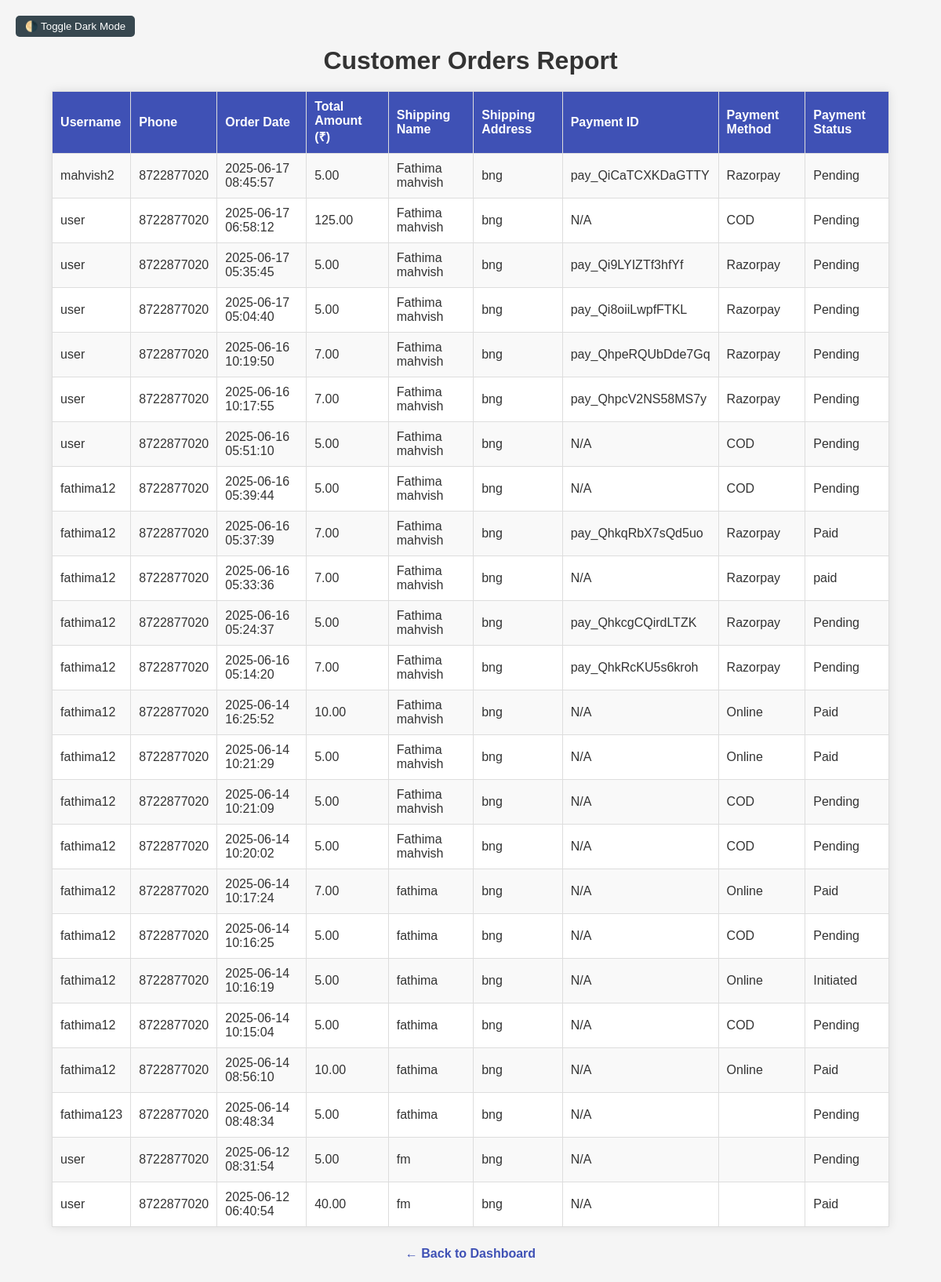
The app's page /report.php (signed in) with its own data.
### tables this page shows
CREATE TABLE `orders` (
  `id` int(11) NOT NULL,
  `user_id` int(11) DEFAULT NULL,
  `order_date` timestamp NOT NULL DEFAULT current_timestamp(),
  `total_amount` decimal(10,2) DEFAULT NULL,
  `shipping_name` varchar(100) DEFAULT NULL,
  `shipping_address` text DEFAULT NULL,
  `payment_method` varchar(50) NOT NULL,
  `payment_status` varchar(50) DEFAULT 'Pending',
  `payment_id` varchar(100) DEFAULT NULL
);

CREATE TABLE `users` (
  `id` int(11) NOT NULL,
  `username` varchar(50) NOT NULL,
  `password` varchar(255) NOT NULL,
  `role` enum('admin','customer') DEFAULT 'customer',
  `phone` varchar(20) DEFAULT NULL,
  `profile_picture` varchar(255) DEFAULT NULL,
  `email` varchar(255) DEFAULT NULL,
  `oauth_provider` varchar(50) DEFAULT 'local'
);

### report.php (the view, shortened to what this page needs)
<?php
include 'db.php';
$query = "
    SELECT
        users.username,
        users.phone,
        orders.order_date,
        orders.total_amount,
        orders.shipping_name,
        orders.shipping_address,
        orders.payment_id,
        orders.payment_method,
        orders.payment_status
    FROM orders
    LEFT JOIN users ON users.id = orders.user_id
    ORDER BY orders.order_date DESC
";
$result = $conn->query($query);
?>
<!DOCTYPE html>
<html>
<head>
</head>
<body>
    <div class="dark-toggle">
        <button onclick="toggleDarkMode()">🌗 Toggle Dark Mode</button>
    </div>
    <h1>Customer Orders Report</h1>
    <table>
        <tr>
            <th>Username</th>
            <th>Phone</th>
            <th>Order Date</th>
            <th>Total Amount (₹)</th>
            <th>Shipping Name</th>
            <th>Shipping Address</th>
            <th>Payment ID</th>
            <th>Payment Method</th>
            <th>Payment Status</th>
        </tr>
        <?php if ($result->num_rows > 0): ?>
            <?php while ($row = $result->fetch_assoc()): ?>
                <tr>
                    <td><?= htmlspecialchars($row['username']) ?></td>
                    <td><?= htmlspecialchars($row['phone'] ?? 'N/A') ?></td>
                    <td><?= htmlspecialchars($row['order_date']) ?></td>
                    <td><?= number_format($row['total_amount'], 2) ?></td>
                    <td><?= htmlspecialchars($row['shipping_name']) ?></td>
                    <td><?= htmlspecialchars($row['shipping_address']) ?></td>
                    <td><?= htmlspecialchars($row['payment_id'] ?? 'N/A') ?></td>
                    <td><?= htmlspecialchars($row['payment_method'] ?? 'N/A') ?></td>
                    <td><?= htmlspecialchars($row['payment_status'] ?? 'Pending') ?></td>
                </tr>
            <?php endwhile; ?>
        <?php else: ?>
            <tr><td colspan="9">No orders found.</td></tr>
        <?php endif; ?>
    </table>
    <a class="back-link" href="admin-dashboard.php">← Back to Dashboard</a>
</body>
</html>

### report.php (style rules this page uses)
body { font-family: Arial, sans-serif; background: #f5f5f5; color: #333; padding: 30px; transition: background 0.3s, color 0.3s; }
h1 { text-align: center; margin-bottom: 20px; }
.dark-toggle { position: fixed; top: 20px; left: 20px; z-index: 1000; }
.dark-toggle button { padding: 6px 12px; background: #37474f; color: #fff; border: none; border-radius: 5px; cursor: pointer; }
table { width: 95%; margin: auto; border-collapse: collapse; background: #fff; box-shadow: 0 0 12px rgba(0,0,0,0.1); }
th, td { border: 1px solid #ddd; padding: 10px; text-align: left; }
th { background-color: #3f51b5; color: white; }
tr:nth-child(even) { background: #f9f9f9; }
.back-link { display: block; text-align: center; margin-top: 25px; font-weight: bold; color: #3f51b5; text-decoration: none; }

### records on screen
orders: user.username "mahvish2", user.phone "8722877020", order_date "2025-06-17 08:45:57", total_amount "5.00", shipping_name "Fathima mahvish", shipping_address "bng", payment "pay_QiCaTCXKDaGTTY", payment_method "Razorpay", payment_status "Pending"
orders: user.username "user", user.phone "8722877020", order_date "2025-06-17 06:58:12", total_amount "125.00", shipping_name "Fathima mahvish", shipping_address "bng", payment "N/A", payment_method "COD", payment_status "Pending"
orders: user.username "user", user.phone "8722877020", order_date "2025-06-17 05:35:45", total_amount "5.00", shipping_name "Fathima mahvish", shipping_address "bng", payment "pay_Qi9LYIZTf3hfYf", payment_method "Razorpay", payment_status "Pending"
orders: user.username "user", user.phone "8722877020", order_date "2025-06-17 05:04:40", total_amount "5.00", shipping_name "Fathima mahvish", shipping_address "bng", payment "pay_Qi8oiiLwpfFTKL", payment_method "Razorpay", payment_status "Pending"
orders: user.username "user", user.phone "8722877020", order_date "2025-06-16 10:19:50", total_amount "7.00", shipping_name "Fathima mahvish", shipping_address "bng", payment "pay_QhpeRQUbDde7Gq", payment_method "Razorpay", payment_status "Pending"
orders: user.username "user", user.phone "8722877020", order_date "2025-06-16 10:17:55", total_amount "7.00", shipping_name "Fathima mahvish", shipping_address "bng", payment "pay_QhpcV2NS58MS7y", payment_method "Razorpay", payment_status "Pending"
orders: user.username "user", user.phone "8722877020", order_date "2025-06-16 05:51:10", total_amount "5.00", shipping_name "Fathima mahvish", shipping_address "bng", payment "N/A", payment_method "COD", payment_status "Pending"
orders: user.username "fathima12", user.phone "8722877020", order_date "2025-06-16 05:39:44", total_amount "5.00", shipping_name "Fathima mahvish", shipping_address "bng", payment "N/A", payment_method "COD", payment_status "Pending"
orders: user.username "fathima12", user.phone "8722877020", order_date "2025-06-16 05:37:39", total_amount "7.00", shipping_name "Fathima mahvish", shipping_address "bng", payment "pay_QhkqRbX7sQd5uo", payment_method "Razorpay", payment_status "Paid"
orders: user.username "fathima12", user.phone "8722877020", order_date "2025-06-16 05:33:36", total_amount "7.00", shipping_name "Fathima mahvish", shipping_address "bng", payment "N/A", payment_method "Razorpay", payment_status "paid"
orders: user.username "fathima12", user.phone "8722877020", order_date "2025-06-16 05:24:37", total_amount "5.00", shipping_name "Fathima mahvish", shipping_address "bng", payment "pay_QhkcgCQirdLTZK", payment_method "Razorpay", payment_status "Pending"
orders: user.username "fathima12", user.phone "8722877020", order_date "2025-06-16 05:14:20", total_amount "7.00", shipping_name "Fathima mahvish", shipping_address "bng", payment "pay_QhkRcKU5s6kroh", payment_method "Razorpay", payment_status "Pending"
orders: user.username "fathima12", user.phone "8722877020", order_date "2025-06-14 16:25:52", total_amount "10.00", shipping_name "Fathima mahvish", shipping_address "bng", payment "N/A", payment_method "Online", payment_status "Paid"
orders: user.username "fathima12", user.phone "8722877020", order_date "2025-06-14 10:21:29", total_amount "5.00", shipping_name "Fathima mahvish", shipping_address "bng", payment "N/A", payment_method "Online", payment_status "Paid"
orders: user.username "fathima12", user.phone "8722877020", order_date "2025-06-14 10:21:09", total_amount "5.00", shipping_name "Fathima mahvish", shipping_address "bng", payment "N/A", payment_method "COD", payment_status "Pending"
orders: user.username "fathima12", user.phone "8722877020", order_date "2025-06-14 10:20:02", total_amount "5.00", shipping_name "Fathima mahvish", shipping_address "bng", payment "N/A", payment_method "COD", payment_status "Pending"
orders: user.username "fathima12", user.phone "8722877020", order_date "2025-06-14 10:17:24", total_amount "7.00", shipping_name "fathima", shipping_address "bng", payment "N/A", payment_method "Online", payment_status "Paid"
orders: user.username "fathima12", user.phone "8722877020", order_date "2025-06-14 10:16:25", total_amount "5.00", shipping_name "fathima", shipping_address "bng", payment "N/A", payment_method "COD", payment_status "Pending"
orders: user.username "fathima12", user.phone "8722877020", order_date "2025-06-14 10:16:19", total_amount "5.00", shipping_name "fathima", shipping_address "bng", payment "N/A", payment_method "Online", payment_status "Initiated"
orders: user.username "fathima12", user.phone "8722877020", order_date "2025-06-14 10:15:04", total_amount "5.00", shipping_name "fathima", shipping_address "bng", payment "N/A", payment_method "COD", payment_status "Pending"
orders: user.username "fathima12", user.phone "8722877020", order_date "2025-06-14 08:56:10", total_amount "10.00", shipping_name "fathima", shipping_address "bng", payment "N/A", payment_method "Online", payment_status "Paid"
orders: user.username "fathima123", user.phone "8722877020", order_date "2025-06-14 08:48:34", total_amount "5.00", shipping_name "fathima", shipping_address "bng", payment "N/A", payment_status "Pending"
orders: user.username "user", user.phone "8722877020", order_date "2025-06-12 08:31:54", total_amount "5.00", shipping_name "fm", shipping_address "bng", payment "N/A", payment_status "Pending"
orders: user.username "user", user.phone "8722877020", order_date "2025-06-12 06:40:54", total_amount "40.00", shipping_name "fm", shipping_address "bng", payment "N/A", payment_status "Paid"
